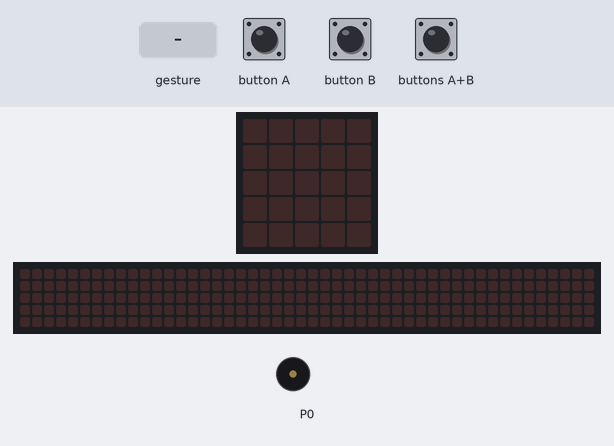
Bench run of a program on a simulated BBC micro:bit (MakeCode). Shown: the board's 5×5 LED display, a strip that is not on the board, showing the scrolling text unrolled, buzzer (waves = sounding). The inputs (shaded band) are chosen by the test bench. A tilt is held for 1.5 s and a shake lasts 1 s, then the board lies face up again; the 48×5 strip is a reading aid, not a part: it shows the text the display is scrolling, unrolled, one strip-width of it at a time.

Above: at 1.2 s.
1.3 s: gesture 'logo up'
At 1.59 s:
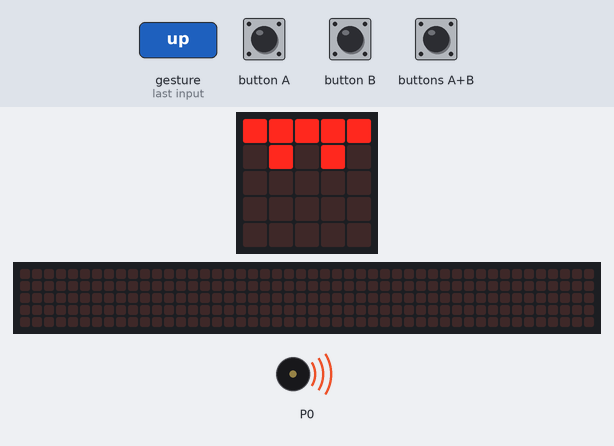
4.3 s: button A pressed for 0.15 s
At 4.67 s:
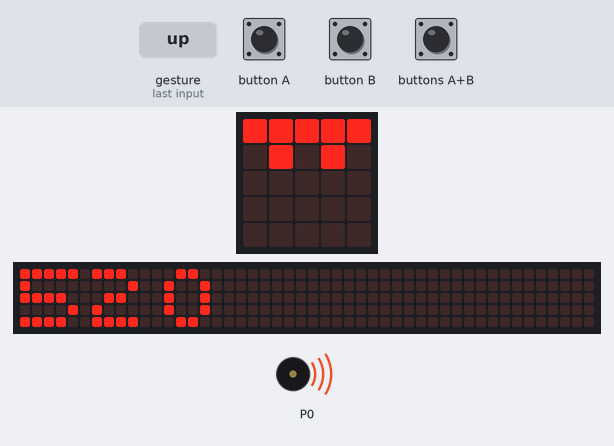
7.3 s: button B pressed for 0.15 s
At 8.74 s:
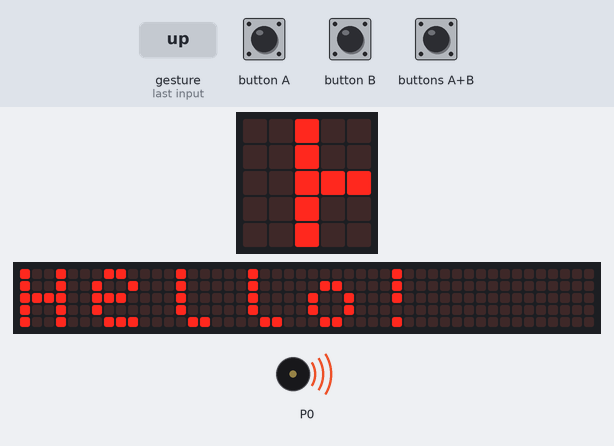
10.3 s: button B pressed for 0.15 s
13.4 s: buttons A+B pressed for 0.15 s
At 14.7 s:
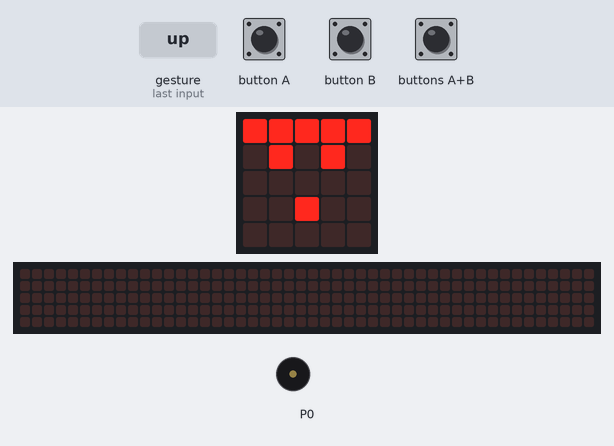
16.5 s: gesture 'logo up'
At 35.6 s:
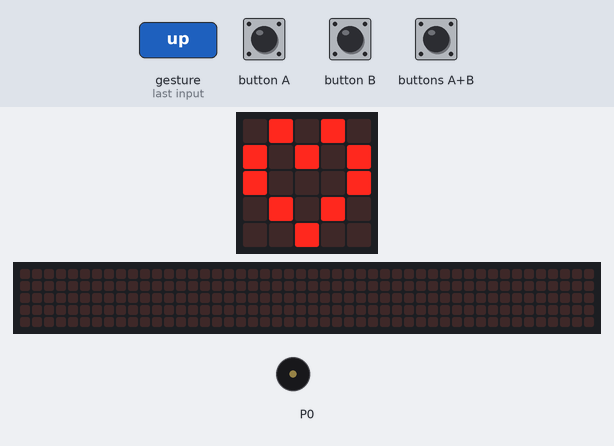
Timing chart, 0 to 35.9 s (numbered marks = the images above; inputs shaded):
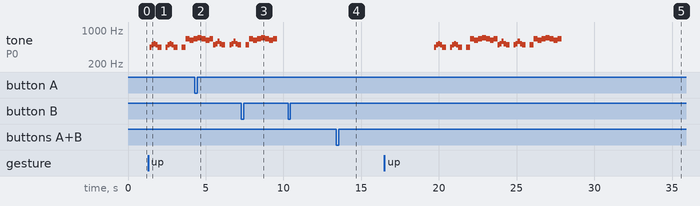

The program:

main.ts
```typescript
input.onGesture(Gesture.LogoUp, function () {
    music._playDefaultBackground(music.builtInPlayableMelody(Melodies.Chase), music.PlaybackMode.InBackground)
    for (let index = 0; index < 3; index++) {
        basic.showLeds(`
            # # # # #
            . # . # .
            . . . . .
            . . . . .
            . . . . .
            `)
        basic.showLeds(`
            # # # # #
            . # . # .
            . . . . .
            . . # . .
            . . . . .
            `)
        basic.showLeds(`
            # # # # #
            . # . # .
            . . . . .
            . # # # .
            . . . . .
            `)
        basic.showLeds(`
            # # # # #
            . # . # .
            . . . . .
            . . # . .
            . # # # .
            `)
        basic.showLeds(`
            # # # # #
            . # . # .
            . # . # .
            . . . . .
            . . # . .
            `)
        basic.showLeds(`
            # # # # #
            . # . # .
            # . . . #
            # # # # #
            # . . . #
            `)
        basic.showLeds(`
            # # # # #
            # . # . #
            # . . . #
            # . # . #
            . # # # .
            `)
    }
})
input.onButtonPressed(Button.A, function () {
    basic.showNumber(520)
})
input.onGesture(Gesture.Shake, function () {
    for (let index = 0; index < 3; index++) {
        basic.showLeds(`
            . . . . .
            . . . . .
            . . # . .
            . . . . .
            . . . . .
            `)
        basic.showLeds(`
            . # . # .
            # . # . #
            # . . . #
            . # . # .
            . . # . .
            `)
        basic.showLeds(`
            . # . # .
            # # # # #
            # # # # #
            . # # # .
            . . # . .
            `)
    }
})
input.onButtonPressed(Button.AB, function () {
    basic.showLeds(`
        . # . # .
        # . # . #
        # . . . #
        . # . # .
        . . # . .
        `)
})
input.onButtonPressed(Button.B, function () {
    basic.showString("Hello!")
})
```

test.ts
```typescript
// 在這裡測試；當此封包作為擴充功能時，將不會編譯此內容。
```

Measured:
- after the input at 1.3 s, tone on P0: plays 440 Hz for 0.13 s, 494 Hz for 0.13 s, 523 Hz for 0.13 s, 494 Hz for 0.13 s, 440 Hz for 0.25 s, 440 Hz for 0.13 s … (14 notes in this stretch), starting after 0.10 s; the display: changes after 0.10 s (image 1)
- after the input at 4.3 s, the display: changes after 0.30 s (image 2)
- after the input at 7.3 s, the display: first differs from a run without the input after 0.90 s (image 3 shows a later state)
- after the input at 13.4 s, the display: first differs from a run without the input after 1.1 s (image 4)
- after the input at 16.5 s, tone on P0: plays 440 Hz for 0.13 s, 494 Hz for 0.13 s, 523 Hz for 0.13 s, 494 Hz for 0.13 s, 440 Hz for 0.25 s, 440 Hz for 0.13 s … (36 notes in this stretch), starting after 3.2 s
- what the display in image 1 shows lasts 0.4 s, from 1.4 s to 1.8 s
